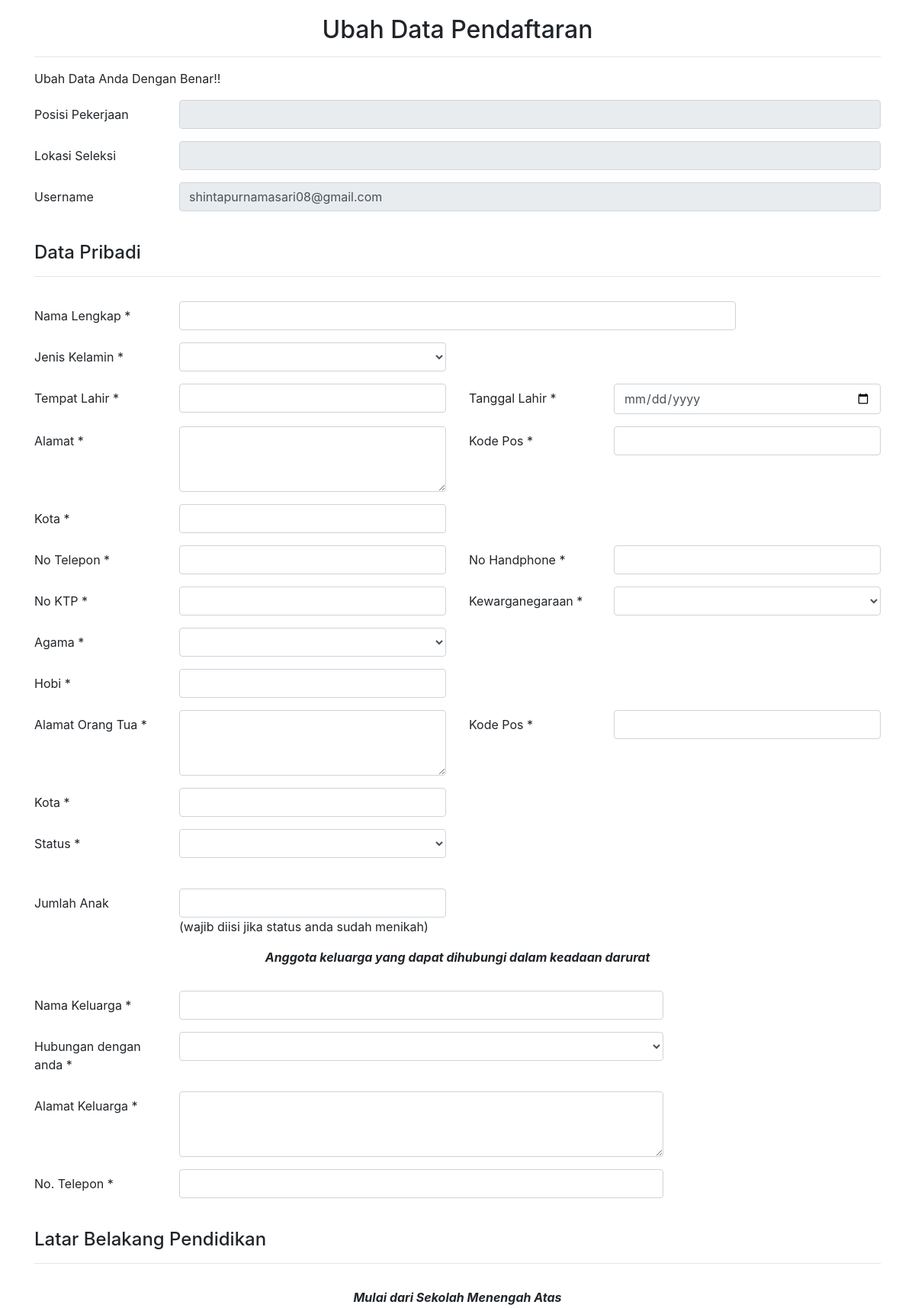
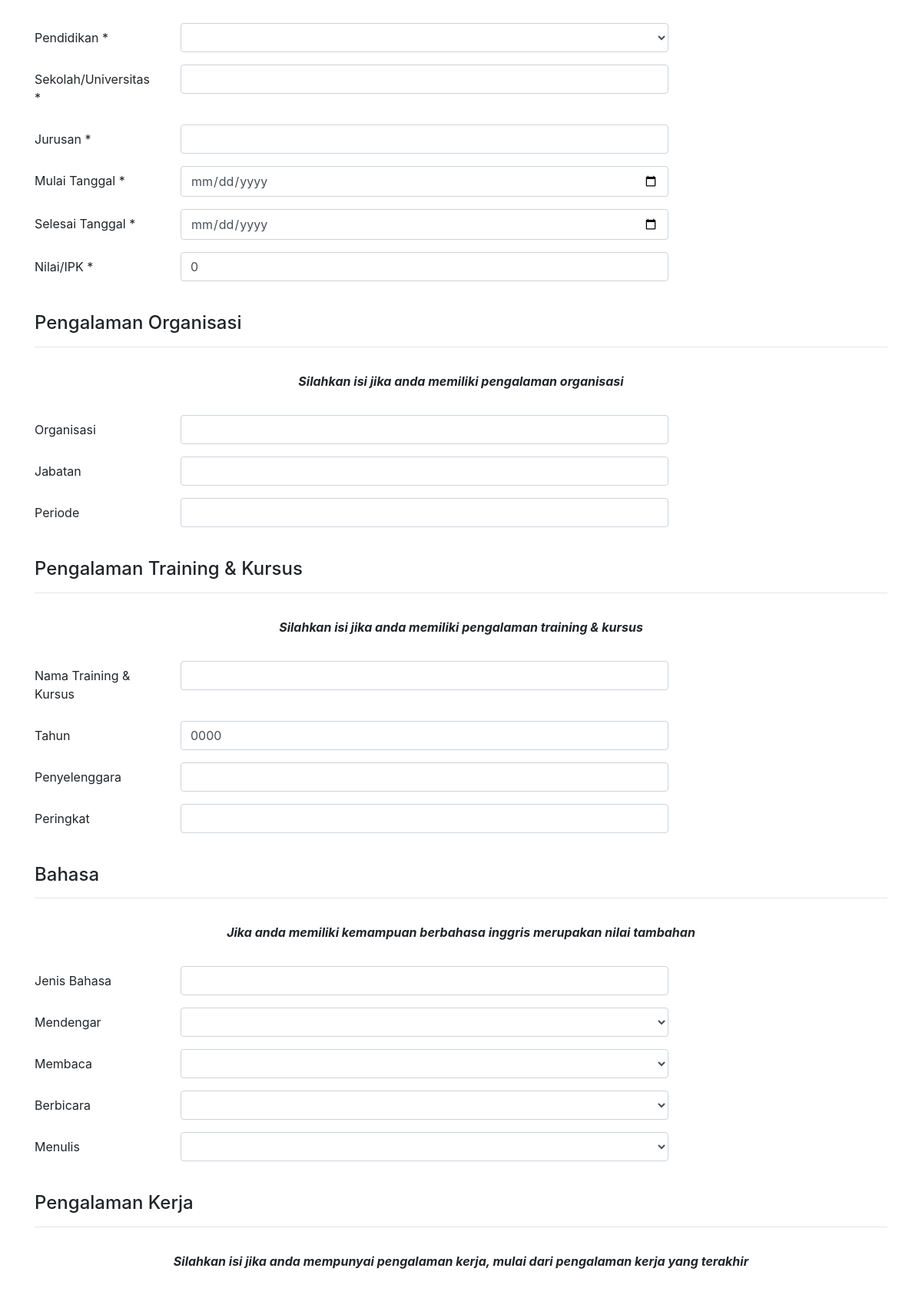
The page /pelamar/up_plmr.php?id_pelamar=320012 (signed in, upper part) on the database its author committed (2 pictures, top to bottom).
### tables this page shows
CREATE TABLE `pelamar` (
  `id_pelamar` int(5) NOT NULL,
  `posisi_pekerjaan` varchar(20) NOT NULL,
  `lokasi_seleksi` varchar(13) NOT NULL,
  `username` varchar(40) NOT NULL,
  `password` varchar(18) NOT NULL,
  `nama` varchar(40) NOT NULL,
  `jekel` varchar(15) NOT NULL,
  `tempat_lhr` varchar(25) NOT NULL,
  `tgl_lhr` date NOT NULL,
  `alamat` varchar(40) NOT NULL,
  `kodepos` varchar(15) NOT NULL,
  `kota` varchar(15) NOT NULL,
  `no_tlp` varchar(20) NOT NULL,
  `no_hp` varchar(20) NOT NULL,
  `ktp` varchar(16) NOT NULL,
  `negara` varchar(20) NOT NULL,
  `agama` varchar(15) NOT NULL,
  `hobi` varchar(10) NOT NULL,
  `alamat_ortu` varchar(35) NOT NULL,
  `kodepos_ortu` varchar(15) NOT NULL,
  `kota_ortu` varchar(15) NOT NULL,
  `status` varchar(15) NOT NULL,
  `jml_anak` varchar(10) NOT NULL,
  `nm_kel` varchar(35) NOT NULL,
  `hubungan` varchar(20) NOT NULL,
  `alamat_kel` varchar(35) NOT NULL,
  `no_kel` varchar(15) NOT NULL,
  `pendidikan` varchar(15) NOT NULL,
  `nm_sekolah` varchar(30) NOT NULL,
  `jurusan` varchar(30) NOT NULL,
  `tgl_mulai` date NOT NULL,
  `tgl_selesai` date NOT NULL,
  `nilai` float NOT NULL,
  `organisasi` varchar(35) NOT NULL,
  `jabatan` varchar(25) NOT NULL,
  `periode_org` varchar(20) NOT NULL,
  `nm_kursus` varchar(30) NOT NULL,
  `tahun` year(4) NOT NULL,
  `penyelenggara` varchar(25) NOT NULL,
  `peringkat` varchar(15) NOT NULL,
  `bahasa` varchar(15) NOT NULL,
  `dengar` varchar(15) NOT NULL,
  `baca` varchar(15) NOT NULL,
  `bicara` varchar(15) NOT NULL,
  `tulis` varchar(15) NOT NULL,
  `nm_pt` varchar(25) NOT NULL,
  `tgl_awal` date NOT NULL,
  `tgl_akhir` date NOT NULL,
  `almt_pt` varchar(35) NOT NULL,
  `tlp_pt` varchar(15) NOT NULL,
  `jabat_awal` varchar(20) NOT NULL,
  `jabat_akhir` varchar(20) NOT NULL,
  `nm_atasan` varchar(30) NOT NULL,
  `alasan` varchar(100) NOT NULL,
  `gaji` varchar(20) NOT NULL,
  `dokumen` longtext NOT NULL,
  `foto` longtext NOT NULL,
  `file_sertifikat` longtext NOT NULL
);

### pelamar/up_plmr.php (the view, shortened to what the rows shown need)
<!doctype html>
<html lang="en">
  <head>
    <link rel="stylesheet" href="https://maxcdn.bootstrapcdn.com/bootstrap/4.0.0-beta.2/css/bootstrap.min.css">
  </head>
  <body style="background: transparent;margin-top: 20px;">
    <?php
    include "koneksi.php";
    $id_pelamar = $_GET['id_pelamar'];
    $query = "SELECT * FROM pelamar WHERE id_pelamar='".$id_pelamar."'";
    $sql = mysqli_query($connect, $query);
    $data = mysqli_fetch_array($sql);
    ?>
   <section class="atas" id="atas">
     <div class="container">
       <div class="row">
         <div class="col-sm-12">
           <h2 class="text-center">Ubah Data Pendaftaran</h2>
         </div>
       </div>
     </div>
   </section>
   <div class="container">
     <form action="pro_up_plmr.php?id_pelamar=<?php echo $id_pelamar; ?>" method="post">
       <div class="form-group row">
           <div class="col-sm-10">
              <input type="text" readonly class="form-control"  readonly="true" name="username" value="<?php echo $data['username']; ?>">
          </div>
       </div>
       <br>
       <div class="form-group row">
         <div class="col-sm-4">
              <input type="date" class="form-control" name="tgl_lhr" required="true" value="<?php echo $data['tgl_lhr']; ?> ">
        </div>
      </div>
      <br>
      <br>
       <div class="form-group row">
         <div class="col-sm-7 col-sm-offsite-3">
           <input type="date" class="form-control" name="tgl_mulai" required="true" value="<?php echo $data['tgl_mulai']; ?>">
        </div>
      </div>
       <div class="form-group row">
         <div class="col-sm-7 col-sm-offsite-3">
           <input type="date" class="form-control" name="tgl_selesai" required="true" value="<?php echo $data['tgl_selesai']; ?>">
        </div>
      </div>
       <div class="form-group row">
         <div class="col-sm-7 col-sm-offsite-3">
           <input type="text" class="form-control" name="nilai" required="true" value="<?php echo $data['nilai']; ?>">
        </div>
      </div>
      <br>
      <br>
       <div class="form-group row">
         <div class="col-sm-7 col-sm-offsite-3">
           <input type="text" class="form-control" name="tahun" value="<?php echo $data['tahun']; ?>">
        </div>
      </div>
      <br>
      <br>
     </form>
   </div>
  </body>
</html>

### rows shown on the page
pelamar: username "shintapurnamasari08@gmail.com", nilai "0", tahun "0000"
